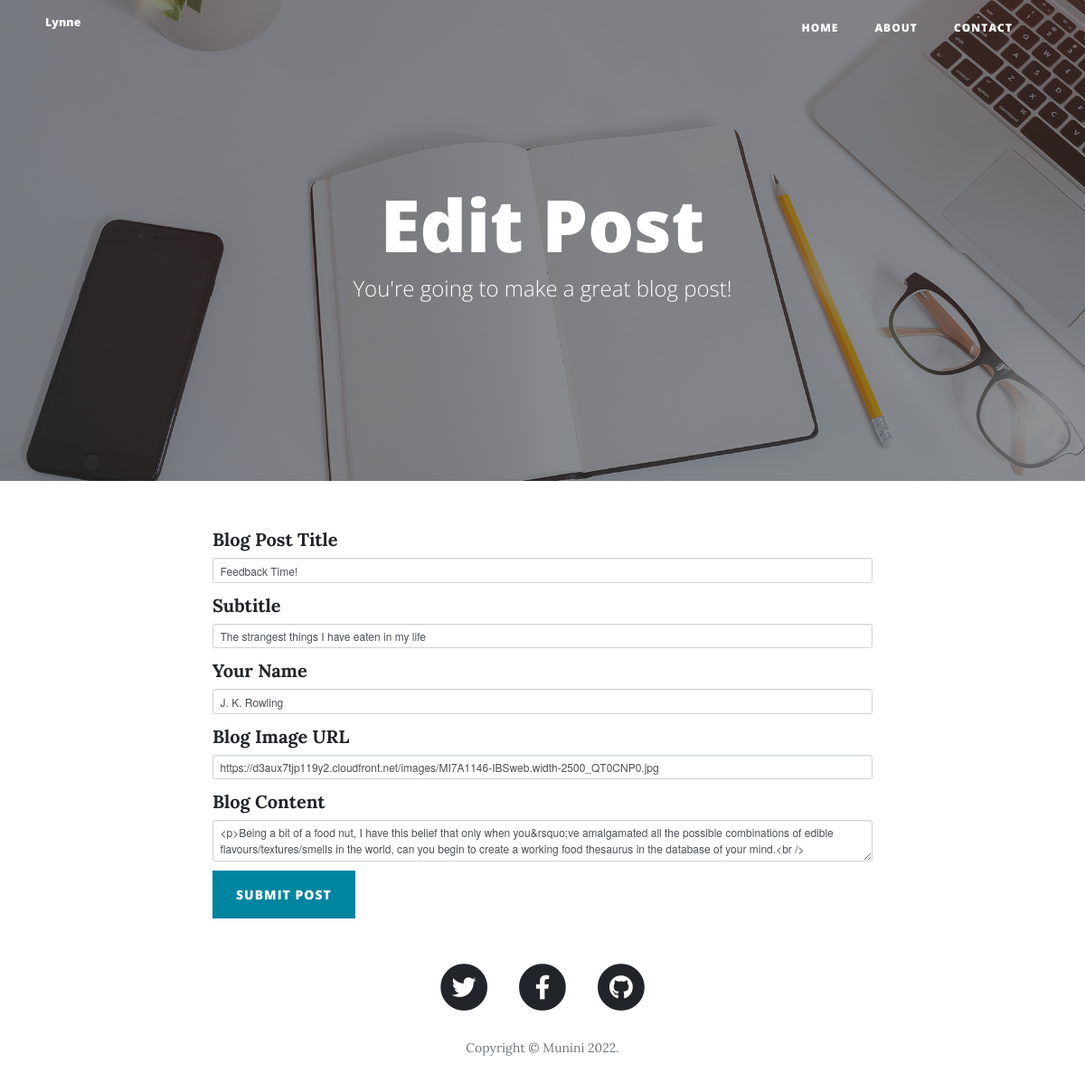
Before: /edit-post/4 with the older database file.
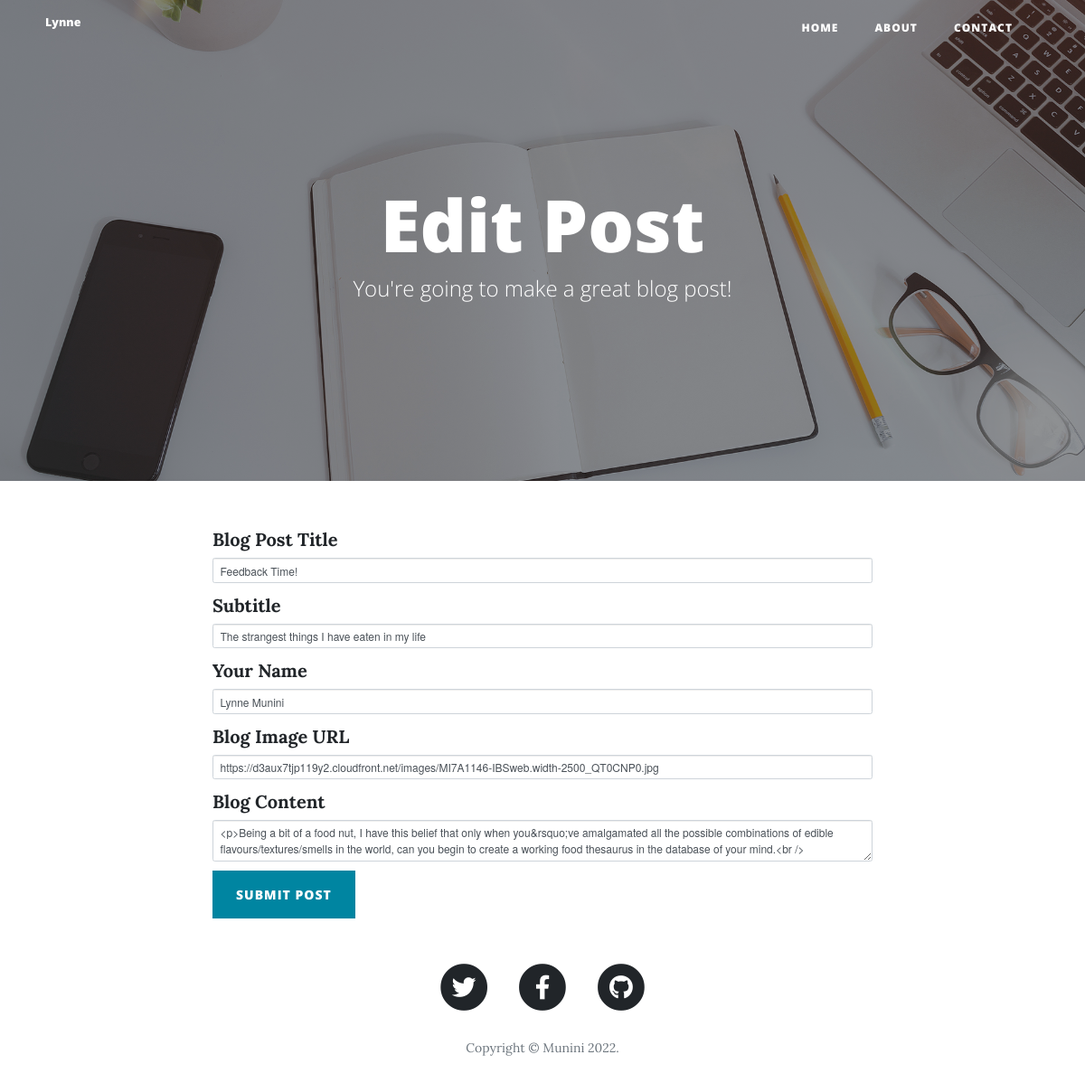
After: the same page with the newer database file.
### main.py (models this page shows)
class BlogPost(db.Model):
    id = db.Column(db.Integer, primary_key=True)
    title = db.Column(db.String(250), unique=True, nullable=False)
    subtitle = db.Column(db.String(250), nullable=False)
    date = db.Column(db.String(250), nullable=False)
    body = db.Column(db.Text, nullable=False)
    author = db.Column(db.String(250), nullable=False)
    img_url = db.Column(db.String(250), nullable=False)

### main.py (the view, shortened to what this page needs)
@app.route('/edit-post/<int:post_id>', methods=["GET","POST"])
def edit(post_id):
    post_to_edit = BlogPost.query.get(post_id)
    edit_form = CreatePostForm(
    title=post_to_edit.title,
    subtitle=post_to_edit.subtitle,
    img_url=post_to_edit.img_url,
    author=post_to_edit.author,
    body=post_to_edit.body
    )
    return render_template("make-post.html", form=edit_form, edit_post = True)

### main.py
class CreatePostForm(FlaskForm):
    title = StringField("Blog Post Title", validators=[DataRequired()])
    subtitle = StringField("Subtitle", validators=[DataRequired()])
    author = StringField("Your Name", validators=[DataRequired()])
    img_url = StringField("Blog Image URL", validators=[DataRequired(), URL()])
    body = CKEditorField("Blog Content", validators=[DataRequired()])
    submit = SubmitField("Submit Post")

### templates/make-post.html (shortened to what this page needs)
{% extends 'bootstrap/base.html' %}
{% import "bootstrap/wtf.html" as wtf %}
{% block content %}
{% include "header.html" %}
  <header class="masthead" style="background-image: url('{{ url_for('static', filename='img/edit-bg.jpg')}}')">
    <div class="overlay"></div>
    <div class="container">
      <div class="row">
        <div class="col-lg-8 col-md-10 mx-auto">
          <div class="page-heading">
            {% if edit_post: %}
                <h1>Edit Post</h1>
            {% else: %}
                <h1>New Post</h1>
            {% endif %}
            <span class="subheading">You're going to make a great blog post!</span>
          </div>
        </div>
      </div>
    </div>
  </header>
  <div class="container">
    <div class="row">
      <div class="col-lg-8 col-md-10 mx-auto">
        {{ wtf.quick_form(form, button_map={'submit': 'primary'}) }}
      </div>
    </div>
  </div>
{% include "footer.html" %}
{% endblock %}

Changed rows visible on the page:
changed BlogPost "Feedback Time!": author "J. K. Rowling" → "Lynne Munini"
